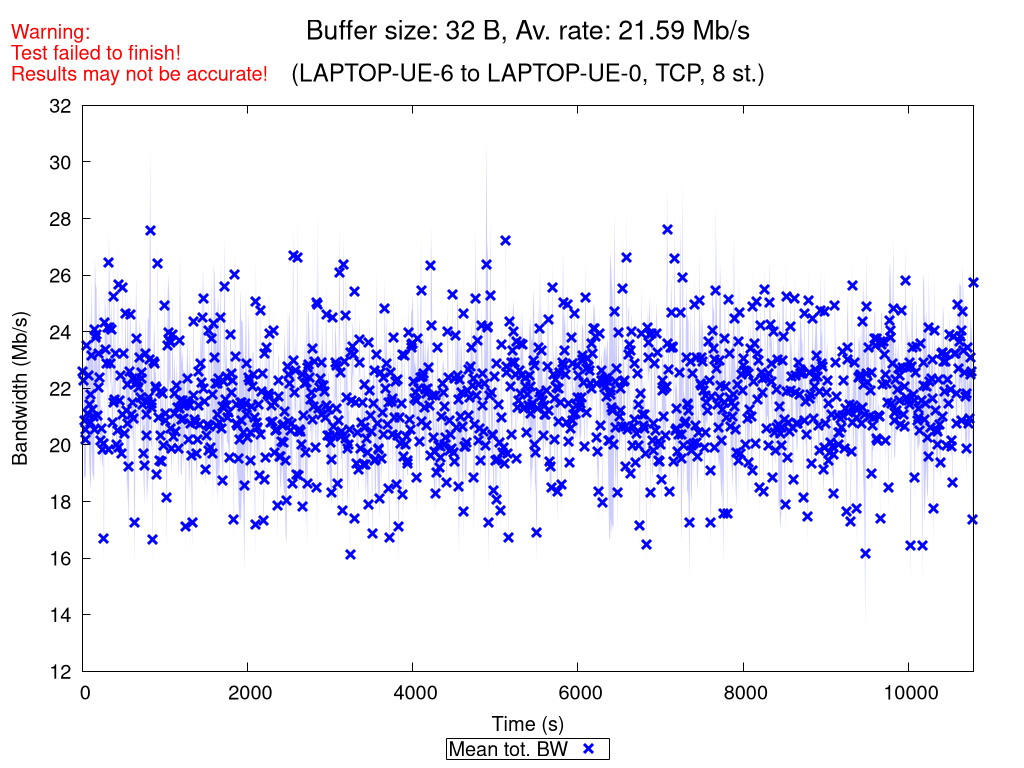

gnuplot code for this plot:
set terminal pngcairo nocrop enhanced size 1024,768 font "Verdana,15"
set output "TCP_8_st_2020_11_16_00-15-57_two2one_00032B.png"

set title "{/=20 Buffer size: 32 B, Av. rate: 21.59 Mb/s}\n\n{/=18 (LAPTOP-UE-6 to LAPTOP-UE-0, TCP, 8 st.)}"
set label "Warning:\nTest failed to finish!\nResults may not be accurate!" at screen 0.01, screen 0.96 tc rgb "red"

set xlabel "Time (s)"
set ylabel "Bandwidth (Mb/s)"
set ytics nomirror
set key bmargin center horizontal box samplen 1 width -1
set bmargin 4.6
set rmargin 4.5

rf = 1000000.0  # rate factor
set style fill transparent solid 0.2 noborder
set autoscale xfix
plot "TCP_8_st_2020_11_16_00-15-57_two2one_00032B_iperf_processed.dat" using 1:($2/rf-$3/rf):($2/rf+$3/rf) with filledcurves lc rgb "blue" notitle, \
     "" using 1:($2/rf) with points pt 2 ps 1.5 lw 3 lc rgb "blue" title "Mean tot. BW", \
